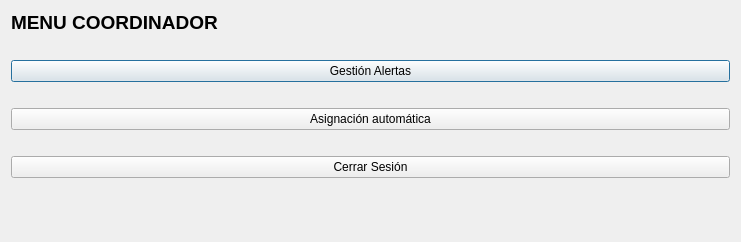
<?xml version="1.0" encoding="UTF-8"?>
<ui version="4.0">
 <class>MenuCoordinador</class>
 <widget class="QDialog" name="MenuCoordinador">
  <property name="geometry">
   <rect>
    <x>0</x>
    <y>0</y>
    <width>741</width>
    <height>242</height>
   </rect>
  </property>
  <property name="windowTitle">
   <string>Dialog</string>
  </property>
  <layout class="QVBoxLayout" name="verticalLayout">
   <item>
    <widget class="QLabel" name="label">
     <property name="font">
      <font>
       <pointsize>14</pointsize>
       <bold>true</bold>
      </font>
     </property>
     <property name="text">
      <string>MENU COORDINADOR</string>
     </property>
    </widget>
   </item>
   <item>
    <spacer name="horizontalSpacer_3">
     <property name="orientation">
      <enum>Qt::Horizontal</enum>
     </property>
     <property name="sizeHint" stdset="0">
      <size>
       <width>40</width>
       <height>20</height>
      </size>
     </property>
    </spacer>
   </item>
   <item>
    <widget class="QPushButton" name="btnIrAlertas">
     <property name="text">
      <string>Gestión Alertas</string>
     </property>
    </widget>
   </item>
   <item>
    <spacer name="horizontalSpacer_2">
     <property name="orientation">
      <enum>Qt::Horizontal</enum>
     </property>
     <property name="sizeHint" stdset="0">
      <size>
       <width>40</width>
       <height>20</height>
      </size>
     </property>
    </spacer>
   </item>
   <item>
    <widget class="QPushButton" name="btnIrAsignacion">
     <property name="text">
      <string>Asignación automática</string>
     </property>
    </widget>
   </item>
   <item>
    <spacer name="horizontalSpacer">
     <property name="orientation">
      <enum>Qt::Horizontal</enum>
     </property>
     <property name="sizeHint" stdset="0">
      <size>
       <width>40</width>
       <height>20</height>
      </size>
     </property>
    </spacer>
   </item>
   <item>
    <widget class="QPushButton" name="btnCerrarSesion">
     <property name="text">
      <string>Cerrar Sesión</string>
     </property>
    </widget>
   </item>
   <item>
    <spacer name="verticalSpacer">
     <property name="orientation">
      <enum>Qt::Vertical</enum>
     </property>
     <property name="sizeHint" stdset="0">
      <size>
       <width>20</width>
       <height>40</height>
      </size>
     </property>
    </spacer>
   </item>
  </layout>
 </widget>
 <resources/>
 <connections/>
</ui>
